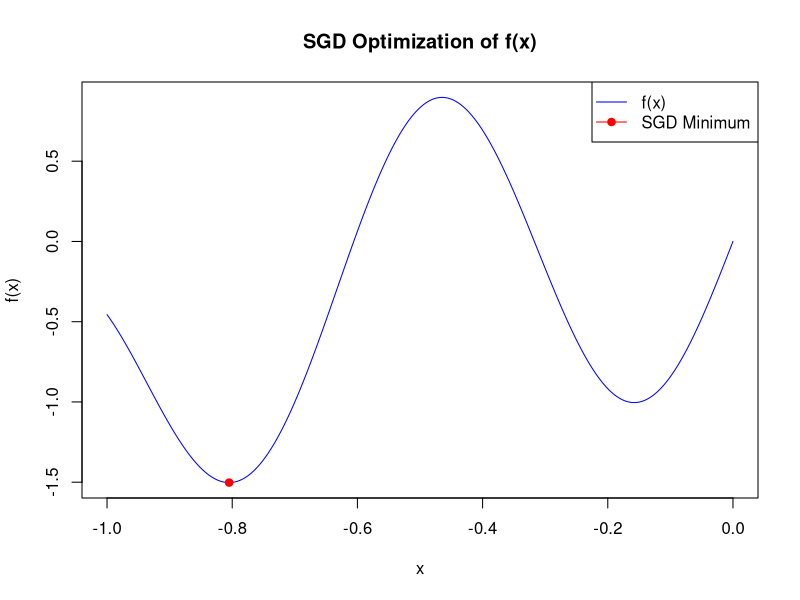

The R script that drew this image:
# Stochastic Gradient Descent in R to find the global minimum of f(x) = x^3 + sin(10*x)

# Define the function and its derivative
f <- function(x) {
  return(x^3 + sin(10 * x))
}

df <- function(x) {
  return(3 * x^2 + 10 * cos(10 * x))
}

# Stochastic Gradient Descent with momentum
stochastic_gradient_descent <- function(epochs = 1000, lr = 0.005, momentum = 0.9, restarts = 5, x_range = c(-1, 0)) {
  best_x <- NULL
  best_f <- Inf
  for (i in 1:restarts) {
    x <- runif(1, x_range[1], x_range[2])  # Random initialization
    v <- 0  # Momentum term
    for (j in 1:epochs) {
      grad <- df(x) + rnorm(1, mean = 0, sd = 0.05)  # Add small noise for stochasticity
      if (is.nan(grad) || is.infinite(grad)) break  # Handle invalid gradients
      v <- momentum * v - lr * grad  # Update velocity
      x <- x + v  # Update position
      # Clamp x within [-1, 0] to avoid instability
      x <- max(min(x, x_range[2]), x_range[1])
      # Track best solution found
      if (!is.nan(f(x)) && f(x) < best_f) {
        best_x <- x
        best_f <- f(x)
      }
    }
  }
  return(list(best_x = best_x, best_f = best_f))
}

# Run SGD to find the global minimum
result <- stochastic_gradient_descent()
cat(sprintf("Best solution found: x = %.5f, f(x) = %.5f\n", result$best_x, result$best_f))

# Plot function and found minimum
x_vals <- seq(-1, 0, length.out = 1000)
y_vals <- sapply(x_vals, f)
plot(x_vals, y_vals, type = "l", col = "blue", main = "SGD Optimization of f(x)", xlab = "x", ylab = "f(x)")
points(result$best_x, result$best_f, col = "red", pch = 19)
legend("topright", legend = c("f(x)", "SGD Minimum"), col = c("blue", "red"), lty = 1, pch = c(NA, 19))